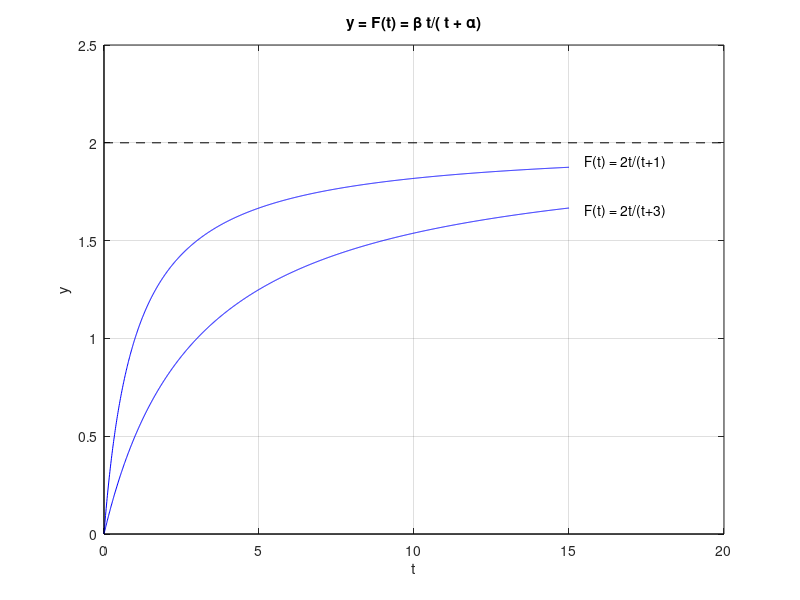

This figure's MATLAB source:
close all;

% Graph of  y = F(t) = \beta t/(x+\alpha) for \beta = 2, \alpha = 1
% and \alpha = 3
x=0:0.01:15;
y=2*x.*(x+1).^(-1);
plot(x,y,'b');
text(15.5, 1.9,'F(t) = 2t/(t+1)');
hold on
grid on;

y=2*x.*(x+3).^(-1);
plot(x,y,'b');
text(15.5, 1.65,'F(t) = 2t/(t+3)');

% The x axis
x=0:20:20;
y=0*x;
plot(x,y,'k');

% The line y = 2
x=0:20:20;
y=0*x + 2;
plot(x,y, '--k');

% The y axis
y=0:2.5:2.5;
x=0*y;
plot(x,y,'k');

% The title and the labels
xlabel('t');
ylabel('y');
title('y = F(t) = \beta t/( t + \alpha)');
